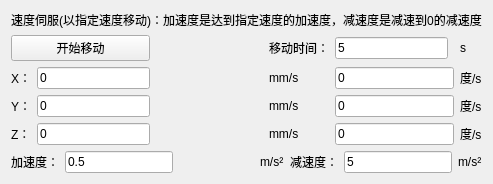
                 <widget class="QWidget" name="page">
                  <layout class="QGridLayout" name="gridLayout">
                   <item row="0" column="0">
                    <layout class="QVBoxLayout" name="verticalLayout_5">
                     <item>
                      <widget class="QLabel" name="label_54">
                       <property name="text">
                        <string>速度伺服(以指定速度移动)：加速度是达到指定速度的加速度，减速度是减速到0的减速度</string>
                       </property>
                       <property name="alignment">
                        <set>Qt::AlignCenter</set>
                       </property>
                      </widget>
                     </item>
                     <item>
                      <layout class="QGridLayout" name="gridLayout_16">
                       <item row="1" column="4" colspan="2">
                        <widget class="QLineEdit" name="speedL_Rx_lineEdit">
                         <property name="text">
                          <string>0</string>
                         </property>
                        </widget>
                       </item>
                       <item row="2" column="4" colspan="2">
                        <widget class="QLineEdit" name="speedL_Ry_lineEdit">
                         <property name="text">
                          <string>0</string>
                         </property>
                        </widget>
                       </item>
                       <item row="2" column="6">
                        <widget class="QLabel" name="label_46">
                         <property name="text">
                          <string>度/s</string>
                         </property>
                        </widget>
                       </item>
                       <item row="2" column="3">
                        <widget class="QLabel" name="label_43">
                         <property name="text">
                          <string>mm/s</string>
                         </property>
                        </widget>
                       </item>
                       <item row="0" column="0" colspan="2">
                        <widget class="QPushButton" name="move_speedL_Button">
                         <property name="text">
                          <string>开始移动</string>
                         </property>
                        </widget>
                       </item>
                       <item row="2" column="1">
                        <widget class="QLineEdit" name="speedL_Y_lineEdit">
                         <property name="text">
                          <string>0</string>
                         </property>
                        </widget>
                       </item>
                       <item row="3" column="0">
                        <widget class="QLabel" name="label_41">
                         <property name="text">
                          <string>Z：</string>
                         </property>
                        </widget>
                       </item>
                       <item row="3" column="4" colspan="2">
                        <widget class="QLineEdit" name="speedL_Rz_lineEdit">
                         <property name="text">
                          <string>0</string>
                         </property>
                        </widget>
                       </item>
                       <item row="0" column="4">
                        <widget class="QLineEdit" name="moveTime_lineEdit">
                         <property name="text">
                          <string>5</string>
                         </property>
                        </widget>
                       </item>
                       <item row="1" column="6">
                        <widget class="QLabel" name="label_45">
                         <property name="text">
                          <string>度/s</string>
                         </property>
                        </widget>
                       </item>
                       <item row="0" column="3">
                        <widget class="QLabel" name="label_48">
                         <property name="text">
                          <string>移动时间：</string>
                         </property>
                        </widget>
                       </item>
                       <item row="3" column="3">
                        <widget class="QLabel" name="label_44">
                         <property name="text">
                          <string>mm/s</string>
                         </property>
                        </widget>
                       </item>
                       <item row="3" column="1">
                        <widget class="QLineEdit" name="speedL_Z_lineEdit">
                         <property name="text">
                          <string>0</string>
                         </property>
                        </widget>
                       </item>
                       <item row="0" column="6">
                        <widget class="QLabel" name="label_49">
                         <property name="text">
                          <string>s</string>
                         </property>
                        </widget>
                       </item>
                       <item row="2" column="0">
                        <widget class="QLabel" name="label_40">
                         <property name="text">
                          <string>Y：</string>
                         </property>
                        </widget>
                       </item>
                       <item row="1" column="1">
                        <widget class="QLineEdit" name="speedL_X_lineEdit">
                         <property name="text">
                          <string>0</string>
                         </property>
                        </widget>
                       </item>
                       <item row="1" column="3">
                        <widget class="QLabel" name="label_42">
                         <property name="text">
                          <string>mm/s</string>
                         </property>
                        </widget>
                       </item>
                       <item row="3" column="6">
                        <widget class="QLabel" name="label_47">
                         <property name="text">
                          <string>度/s</string>
                         </property>
                        </widget>
                       </item>
                       <item row="1" column="0">
                        <widget class="QLabel" name="label_39">
                         <property name="text">
                          <string>X：</string>
                         </property>
                        </widget>
                       </item>
                       <item row="0" column="2">
                        <spacer name="horizontalSpacer_5">
                         <property name="orientation">
                          <enum>Qt::Horizontal</enum>
                         </property>
                         <property name="sizeHint" stdset="0">
                          <size>
                           <width>40</width>
                           <height>20</height>
                          </size>
                         </property>
                        </spacer>
                       </item>
                      </layout>
                     </item>
                     <item>
                      <layout class="QHBoxLayout" name="horizontalLayout_15">
                       <item>
                        <widget class="QLabel" name="label_50">
                         <property name="text">
                          <string>加速度：</string>
                         </property>
                        </widget>
                       </item>
                       <item>
                        <widget class="QLineEdit" name="Acceleration_lineEdit">
                         <property name="text">
                          <string>0.5</string>
                         </property>
                        </widget>
                       </item>
                       <item>
                        <spacer name="horizontalSpacer_6">
                         <property name="orientation">
                          <enum>Qt::Horizontal</enum>
                         </property>
                         <property name="sizeHint" stdset="0">
                          <size>
                           <width>40</width>
                           <height>20</height>
                          </size>
                         </property>
                        </spacer>
                       </item>
                       <item>
                        <widget class="QLabel" name="label_52">
                         <property name="text">
                          <string>m/s²</string>
                         </property>
                        </widget>
                       </item>
                       <item>
                        <widget class="QLabel" name="label_51">
                         <property name="text">
                          <string>减速度：</string>
                         </property>
                        </widget>
                       </item>
                       <item>
                        <widget class="QLineEdit" name="Deceleration_lineEdit">
                         <property name="text">
                          <string>5</string>
                         </property>
                        </widget>
                       </item>
                       <item>
                        <widget class="QLabel" name="label_53">
                         <property name="text">
                          <string>m/s²</string>
                         </property>
                        </widget>
                       </item>
                      </layout>
                     </item>
                    </layout>
                   </item>
                  </layout>
                 </widget>
